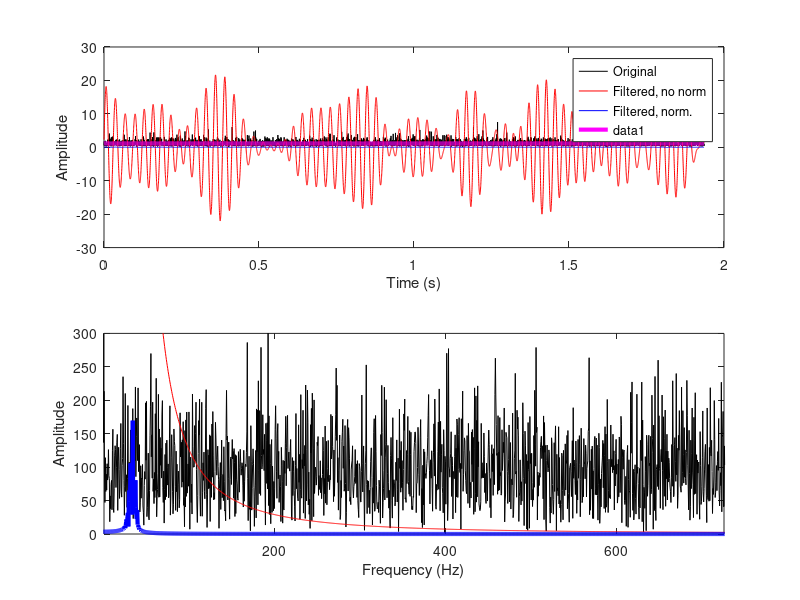
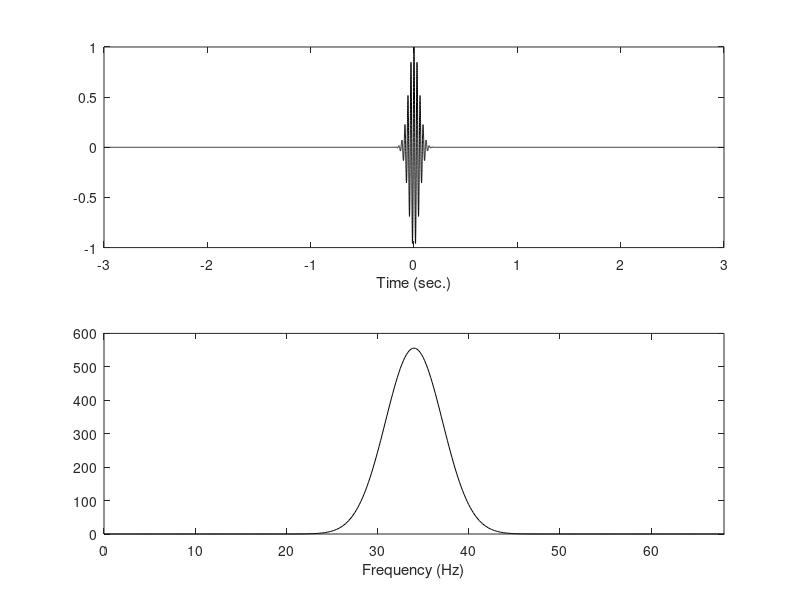

MATLAB code to generate these figures, in order:
%%
%     COURSE: Signal processing problems, solved in MATLAB and Python
%    SECTION: Wavelet analysis
%      VIDEO: Wavelet convolution for narrowband filtering
% Instructor: sincxpress.com
%
%%

% simulation parameters
srate = 4352; % hz
npnts = 8425;
time  = (0:npnts-1)/srate;
hz    = linspace(0,srate/2,floor(npnts/2)+1);

% pure noise signal
signal = exp( .5*randn(1,npnts) );


% let's see what it looks like
figure(1), clf
subplot(211)
plot(time,signal,'k')
xlabel('Time (s)'), ylabel('Amplitude')

% in the frequency domain
signalX = 2*abs(fft(signal));
subplot(212)
plot(hz,signalX(1:length(hz)),'k')
set(gca,'xlim',[1 srate/6])
xlabel('Frequency (Hz)'), ylabel('Amplitude')


%% create and inspect the Morlet wavelet

% wavelet parameters
ffreq = 34; % filter frequency in Hz
fwhm  = .12; % full-width at half-maximum in seconds
wavtime = -3:1/srate:3; % wavelet time vector (same sampling rate as signal!)

% create the wavelet
morwav = cos(2*pi*ffreq*wavtime) .* exp( -(4*log(2)*wavtime.^2) / fwhm.^2 );


% amplitude spectrum of wavelet
% (note that the wavelet needs its own hz because different length)
wavehz = linspace(0,srate/2,floor(length(wavtime)/2)+1);
morwavX = 2*abs(fft(morwav));


% plot it!
figure(2), clf
subplot(211)
plot(wavtime,morwav,'k')
xlabel('Time (sec.)')

subplot(212)
plot(wavehz,morwavX(1:length(wavehz)),'k')
set(gca,'xlim',[0 ffreq*2])
xlabel('Frequency (Hz)')

%% now for convolution

convres = conv(signal,morwav,'same');

% show in the time domain
figure(1)
subplot(211), hold on
plot(time,convres,'r')

% and in the frequency domain
subplot(212), hold on
convresX = 2*abs(fft(convres));
plot(hz,convresX(1:length(hz)),'r')

%%% Time-domain wavelet normalization is... annoying and difficult.
%%% Let's do it in the frequency domain

%% "manual" convolution

nConv = npnts + length(wavtime) - 1;
halfw = floor(length(wavtime)/2)+1;

% spectrum of wavelet
morwavX = fft(morwav,nConv);

% now normalize in the frequency domain
morwavX = morwavX ./ max(morwavX);
% also equivalent:
% morwavX = (abs(morwavX)./max(abs(morwavX))) .* exp(1i*angle(morwavX));

% now for the rest of convolution
convres = ifft( morwavX .* fft(signal,nConv) );
convres = real( convres(halfw:end-halfw+1) );

%%

figure(1), subplot(211)
plot(time,convres,'b')
legend({'Original','Filtered, no norm','Filtered, norm.'})


subplot(212)
convresX = 2*abs(fft(convres));
plot(hz,convresX(1:length(hz)),'b','linew',3)
set(gca,'ylim',[0 300])

%% to preserve DC offset, compute and add back

convres = convres + mean(signal);
figure(1), subplot(211)
plot(time,convres,'m','linew',3)

%% done.
